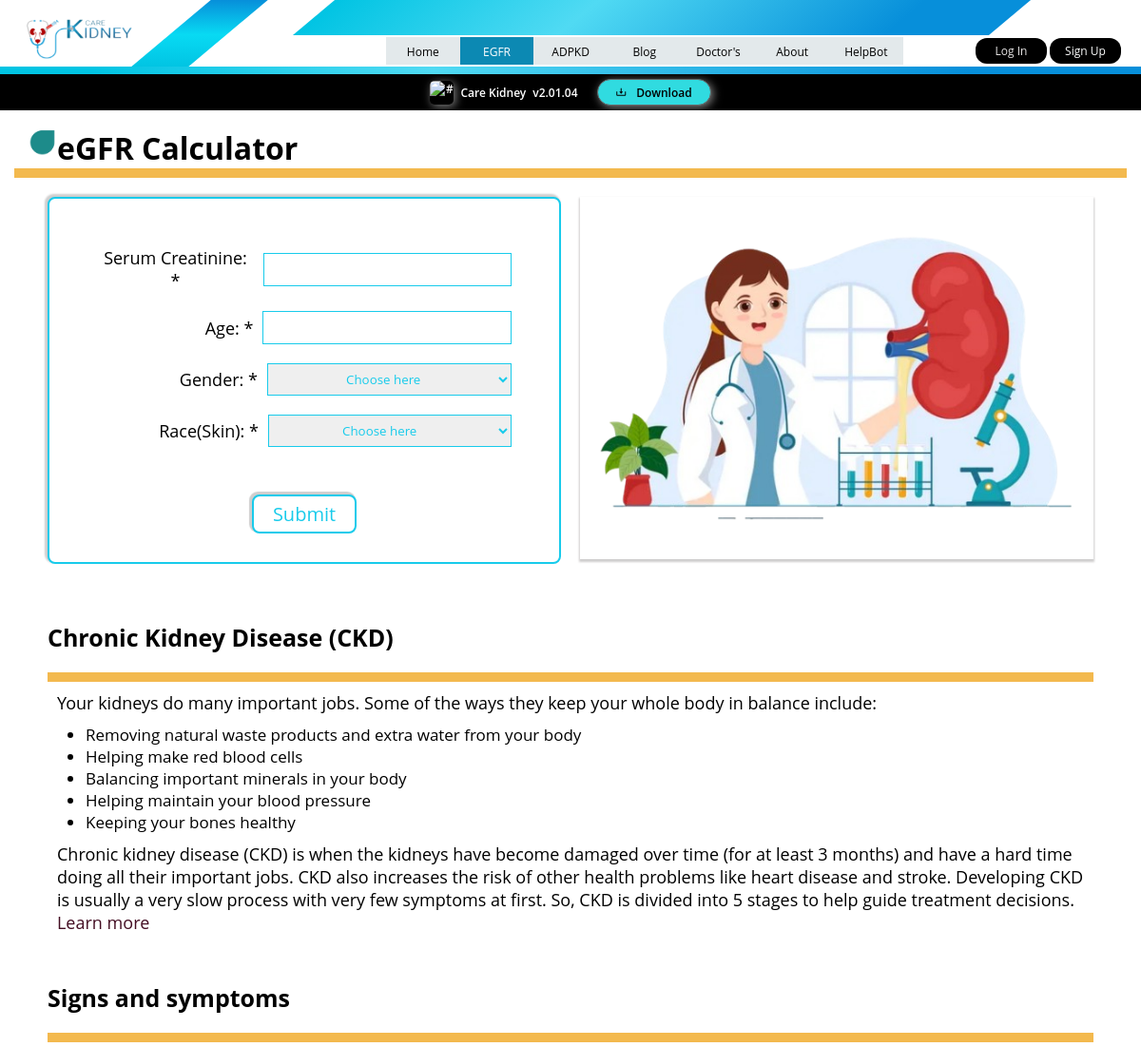
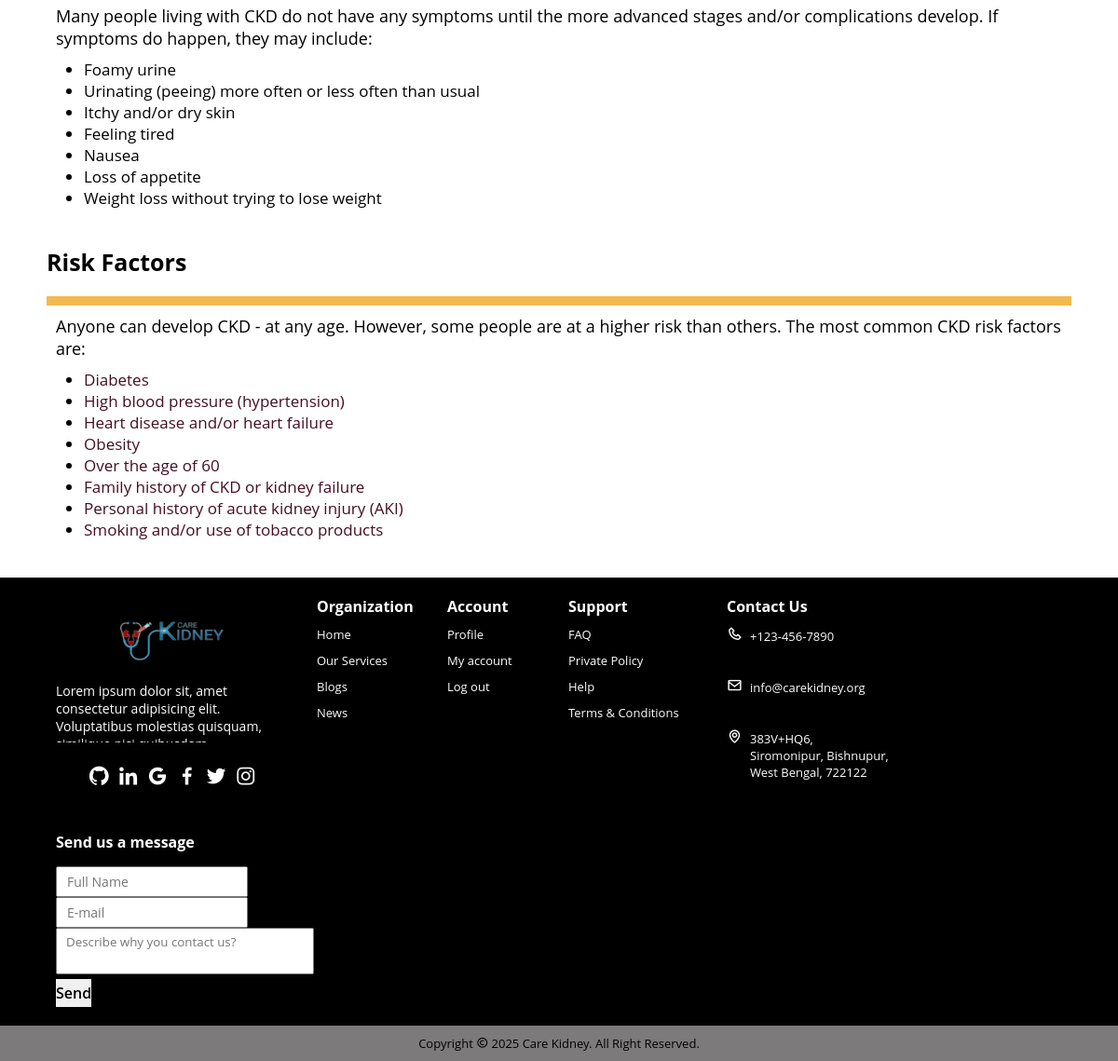
The page /GFR/ on the database its author committed (2 pictures, top to bottom).
### GFR_Page_Data/models.py (models this page shows, shortened)
class CKDInfo(models.Model):
    title = models.CharField(max_length=255)
    description = models.TextField()
    list_items = models.TextField(help_text="Enter list items separated by a semicolon (;)")
    extra_info = models.TextField()
    reference_link = models.URLField()
    def get_list_items(self):
        return self.list_items.split(";")  # Convert list items into a Python list

class Symptom(models.Model):
    title = models.CharField(max_length=255, default="Signs and Symptoms")
    description = models.TextField()
    symptoms_list = models.TextField(help_text="Enter symptoms separated by a semicolon (;)")
    def get_symptoms(self):
        return self.symptoms_list.split(";")  # Convert symptoms into a Python list

class RiskFactor(models.Model):
    title = models.CharField(max_length=255, default="Risk Factors")
    description = models.TextField()
    risk_items = models.TextField(help_text="Enter risk factors separated by a semicolon (;)")
    risk_links = models.TextField(help_text="Enter corresponding links separated by a semicolon (;)", blank=True, null=True)
    def get_risk_factors(self):
        factors = self.risk_items.split(";")
        links = self.risk_links.split(";") if self.risk_links else []
        return zip(factors, links)  # Pair risk factors with their links

### ADPKD/views.py (the view, shortened to what this page needs)
# urls.py: path('GFR/',views.GFR,name="GFR"),
def GFR(request):
    user_profile = None  # Default value
    if request.user.is_authenticated:
        try:
            user_profile = Profile.objects.get(user=request.user)
        except Profile.DoesNotExist:
            user_profile = None  # Handle the case where the profile does not exist
    else:
        user_profile = None
        pass
    ckd_info = CKDInfo.objects.first()
    symptom_data = Symptom.objects.first()
    risk_data = RiskFactor.objects.first()
    return render(request, 'GFR_Calculator.html', {
        'ckd_info': ckd_info,
        'symptom_data': symptom_data,
        'risk_data': risk_data,
        'user': request.user,
        'profile': user_profile,
    })

### templates/GFR_Calculator.html (shortened to what this page needs)
{% load static %}
<!DOCTYPE html>
<html lang="en">
<head>
    <link rel="stylesheet" href="{% static 'css/GFR_Calculator.css' %}">
    <link href='https://unpkg.com/boxicons@2.1.4/css/boxicons.min.css' rel='stylesheet'>
</head>
{% include 'header.html' %}
<br><br>
<body>
    <div class="logo-title-container">
        <img src="{% static 'img/GFR img/GFR_Shape_img.png' %}" alt="Logo" class="logo">
        <h1 class="form-title">eGFR Calculator</h1>
    </div>
    <hr id="_hr">
    <section class="form-container">
        <form onsubmit="return Validation()"action="" method="post">
            <div class="mb-3 serumCreatinine">
                <label for="serumCreatinine" class="input-label">Serum Creatinine: <span>*</span></label>
                <input type="number" step="0.001"class="input-control" id="serumCreatinine" name="Serum_Creatinine" required>
            </div>
            <div class="mb-3 age">
                <label for="age" class="input-label">Age: <span>*</span></label>
                <input type="number" class="input-control" id="age" name="age" required>
            </div>
            <div class="mb-3 genders">
                <label for="gender" class="input-label">Gender: <span>*</span></label>
                <select name="gender" class="gender" class="input-control">
                    <option value="0" selected disabled hidden>Choose here</option>
                </select>
            </div>
            <div class="mb-3 races">
                <label for="black-race" class="input-label">Race(Skin): <span>*</span></label>
                <select class="race" name="race" class="input-control race" >
                    <option value="0" selected disabled hidden>Choose here</option>
                </select>
            </div>
            <button type="submit" class="btn btn-submit">Submit</button>
        </form>
        <div class="images">
            <img src="{% static 'img/GFR img/GFR-side-img.png' %}" alt="#">
        </div>
    </section>
    <section class="ckd-container">
        <div class="ckd">
            <div class="ckd-about heading">
                <h2>{{ ckd_info.title }}</h2>
                <hr id="_hr_">
                <p>{{ ckd_info.description }}</p>
                <ul>
                    {% for item in ckd_info.get_list_items %}
                        <li>{{ item }}</li>
                    {% endfor %}
                </ul>
                <p>{{ ckd_info.extra_info }} <a href="{{ ckd_info.reference_link }}">Learn more</a></p>
            </div>
            <div class="symptoms heading">
                <h2>{{ symptom_data.title }}</h2>
                <hr id="_hr_">
                <p>{{ symptom_data.description }}</p>
                <ul>
                    {% for symptom in symptom_data.get_symptoms %}
                    <li>{{ symptom }}</li>
                    {% endfor %}
                </ul>
            </div>
            <div class="risk-factors heading">
                <h2>{{ risk_data.title }}</h2>
                <hr id="_hr_">
                <p>{{ risk_data.description }}</p>
                <ul>
                    {% for factor, link in risk_data.get_risk_factors %}
                    <li>
                        {% if link %}
                        <a href="{{ link }}" target="_blank">{{ factor }}</a>
                        {% else %}
                        {{ factor }}
                        {% endif %}
                    </li>
                    {% endfor %}
                </ul>
            </div>
        </div>
    </section>
    {% include 'footer.html' %}
</body>
</html>

### static/css/GFR_Calculator.css (style rules this page uses)
* { margin: 0; padding: 0; box-sizing: border-box; font-family: "Open Sans", Arial, sans-serif; }
html, body { width: 100%; height: 100%; }
input[type='number'] { -moz-appearance: textfield; }
.logo-title-container { margin: 20px 0 0 30px; display: flex; flex-direction: row; }
.logo-title-container img { width: 30px; height: 30px; }
#_hr { height: 10px; border: none; margin: 0 15px; background: #f3b94e; }
.form-container { display: flex; justify-content: start; align-items: center; flex-wrap: wrap; gap: 20px; padding: 20px 50px; }
.form-container form { flex: 1 1 300px; background: #fff; border: 2px solid #18cbeb; box-shadow: -2px -2px 2px 1px #cfcece; text-align: center; padding: 30px 50px; border-radius: 8px; }
.form-container form .input-label { font-size: 18px; }
.form-container form .input-control { width: 60%; border-radius: none; border: 1px solid #18cbeb; font-size: 20px; color: black; text-transform: none; padding: 3px; }
.form-container form .gender { color: #18cbeb; padding: 6px 78px; display: flex; border-color: #18cbeb; }
.form-container form .race { color: #18cbeb; padding: 6px 73px; display: flex; border-color: #18cbeb; }
.form-container form .mb-3 { margin: 20px 0; display: flex; justify-content: end; align-items: center; gap: 10px; }
.form-container form .btn-submit { display: inline-block; margin-top: 30px; padding: 5px 20px; border: 2px solid #18cbeb; border-radius: 8px; box-shadow: -2px -2px 1px 1px #cfcece; color: #18cbeb; cursor: pointer; font-size: 20px; background: #fff; transition: 0.5s; }
.form-container .images { flex: 1 1 300px; }
.form-container .images img { box-shadow: 0px 2px 2px 1px #cfcece; width: 100%; }
.ckd-container { padding: 40px 50px; }
.ckd-container .ckd { display: flex; flex-wrap: wrap; gap: 40px; }
.ckd-container .ckd .heading h2 { font-size: 25px; margin-bottom: 20px; }
.ckd-container .ckd .heading p { margin: 10px; font-size: 18px; }
.ckd-container .ckd .heading ul { margin-left: 40px; font-size: 17px; }
.ckd-container .ckd .heading a { color: #440e23; text-decoration: none; transition: 0.5s; border: none; }
#_hr_ { height: 10px; border: none; background: #f3b94e; }

### static/css/header.css (style rules this page uses)
* { margin: 0; padding: 0; box-sizing: border-box; font-family: "Open Sans", Arial, sans-serif; }
html,body { width: 100%; height: 100%; }

### static/css/footer.css (style rules this page uses)
* { margin: 0; padding: 0; box-sizing: border-box; font-family: "Open Sans", Arial, sans-serif; }
html, body { width: 100%; height: 100%; }

### rows shown on the page
CKDInfo: title "Chronic Kidney Disease (CKD)", description "Your kidneys do many important jobs. Some of the ways they keep your whole body in balance include:", extra_info "Chronic kidney disease (CKD) is when the kidneys have become damaged over time (for at least 3 months) and have a hard time doing all their important jobs. CKD also increases the risk of other health problems like heart disease and stroke. Developing CKD is usually a very slow process with very few symptoms at first. So, CKD is divided into 5 stages to help guide treatment decisions."
Symptom: title "Signs and symptoms", description "Many people living with CKD do not have any symptoms until the more advanced stages and/or complications develop. If symptoms do happen, they may include:"
RiskFactor: title "Risk Factors", description "Anyone can develop CKD - at any age. However, some people are at a higher risk than others. The most common CKD risk factors are:"

### other values the page prints
{{ item }} "Removing natural waste products and extra water from your body" "Helping make red blood cells" "Balancing important minerals in your body" "Helping maintain your blood pressure" "Keeping your bones healthy"
{{ symptom }} "Foamy urine" "Urinating (peeing) more often or less often than usual" "Itchy and/or dry skin" "Feeling tired" "Nausea" "Loss of appetite" "Weight loss without trying to lose weight"
{{ factor }} "Diabetes" "High blood pressure (hypertension)" "Heart disease and/or heart failure" "Obesity" "Over the age of 60" "Family history of CKD or kidney failure" "Personal history of acute kidney injury (AKI)" "Smoking and/or use of tobacco products"
